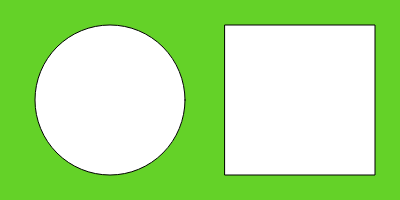
Frame 1 (no input)
Frame 60 (no input): identical to frame 1, image omitted
Frame 120 (the mouse pressed at the canvas centre since frame 60): identical to frame 1, image omitted

The p5.js sketch that drew this single still picture (run headless with seeded random() and noise() and a simulated clock; from frame 60 on, the mouse is pressed at the canvas centre):

// p5.js sketch
// ── sketch.js
function setup() {
  createCanvas(400, 200);
}

function draw() {
  background(220);
  background(100, 210, 40);
  
  circle(110, 100, 150);
  square(225, 25, 150);
}
